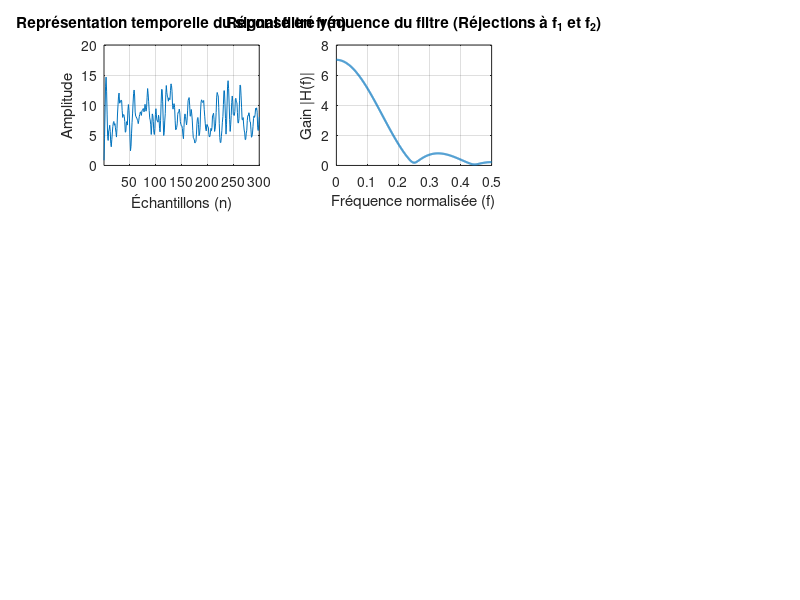

Reproduce this figure in MATLAB. (Note: this script raises an error after producing the figure.)
clear;
clc;

%%%%%%%%% Étape 2.2.1 : %%%%%%%%%

%% génération bbgc :

N = 2000;
m = 0;
sigma_carre = 1;
x = abs(sqrt(sigma_carre) + randn(1,N) + m);

%% création du filtre : 

f_1 = 1/4;
f_2 = 4/9;
R = 0;
r = 0.95;

%%% pôles

p_1 = R*exp(1i*2*pi*f_1);
p_2 = R*exp(1i*2*pi*f_2);

%%% zéros

z_1 = r*exp(1i*2*pi*f_1);
z_2 = conj(z_1);
z_3 = r*exp(1i*2*pi*f_2);
z_4 = conj(z_3);

%%% Numérateur

Zeros = [z_1 z_2 z_3 z_4];
B = poly(Zeros);

%%% Dénominateur : 
A = 1;

%% filtrage : 
y = filter(B,A,x);


%% Affichage de la réponse en fréquence (Réjections)
figure;

%%% Représentation temporelle %%%

n = 1:N;
% Plot du signal de sortie filtré
subplot(3,3,1)
plot(n, y);
grid on;

xlim([1 300]); 
xlabel('Échantillons (n)');
ylabel('Amplitude');
title('Représentation temporelle du signal filtré y(n)');

%%% Représentation spectrale %%%

fn = 0 : 1/N : 1/2; 

H = freqz(B, A, 2*pi*fn);

subplot(3,3,2);
plot(fn, abs(H), 'LineWidth', 1.5);
grid on;
xlabel('Fréquence normalisée (f)');
ylabel('Gain |H(f)|');
title('Réponse en fréquence du filtre (Réjections à f_1 et f_2)');


%% Comparaison des estimateurs de DSP (Welch, Bartlett, Daniell vs Théorique)
figure('Name', 'Comparaison des Périodogrammes - Filtre 1', 'Position', [100, 100, 900, 600]);
Fs = 1; 

% 4. Périodogramme de Daniell (on le calcule d'abord pour récupérer f_d)
[pxx_raw, f_d] = periodogram(y, [], 1024, Fs);
m_daniell = 5; % Fenêtre de lissage
kernel = ones(2*m_daniell + 1, 1) / (2*m_daniell + 1);
pxx_daniell = conv(pxx_raw, kernel, 'same');

% 1. DSP Théorique (évaluée sur la même grille de fréquence f_d et avec Fs=1)
[H2, f_th] = freqz(B, A,length(f_d) , Fs);
DSP_theorique = abs(H2).^2;

% 2. Périodogramme de Welch
[pxx_welch, f_w] = pwelch(y, hamming(256), 128, 1024, Fs);

% 3. Périodogramme de Bartlett (Cas particulier de Welch avec 0 recouvrement)
segmentLength = floor(N/4);
[pxx_bartlett, f_b] = pwelch(y, segmentLength, 0, 1024, Fs);

% 5. Corrélogramme
[r_yy, lags] = xcorr(y, 'biased');
M_lag = 100; 
w = hamming(2*M_lag + 1)';
r_yy_windowed = r_yy(N - M_lag : N + M_lag) .* w;
[pxx_correlo, f_c] = freqz(r_yy_windowed, 1, 1024, Fs);

% 6. Affichage en dB
plot(f_th, 10*log10(DSP_theorique), 'k', 'LineWidth', 2, 'DisplayName', 'DSP Théorique');
hold on;
plot(f_d, 10*log10(pxx_raw), 'Color', [0.7 0.7 0.7], 'DisplayName', 'Périodogramme brut'); % Gris clair
plot(f_w, 10*log10(pxx_welch), 'b', 'DisplayName', 'Welch');
plot(f_b, 10*log10(pxx_bartlett), 'g', 'DisplayName', 'Bartlett');
plot(f_d, 10*log10(pxx_daniell), 'm', 'LineWidth', 1.5, 'DisplayName', 'Daniell (m=5)');

grid on;
xlabel('Fréquence normalisée');
ylabel('Densité Spectrale de Puissance (dB)');
title('Comparaison des estimateurs de DSP pour le Filtre de Réjection');
legend('show', 'Location', 'southwest');
xlim([0 0.5]); 
